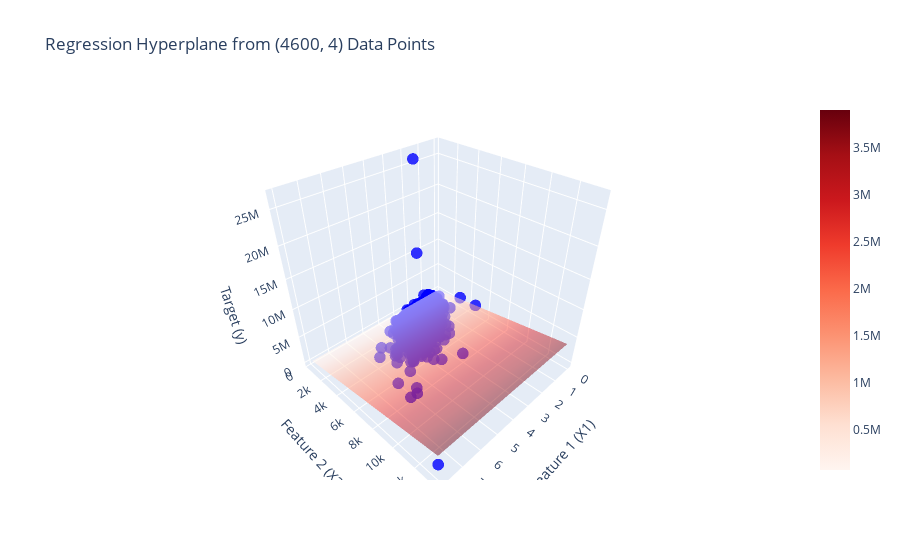

Write notebook code for a chart like this one.
### Code cell
# Now, we need to create a grid of values for X1 and X2 and predict the corresponding Y values
x1_range = np.linspace(X[:, 1].min(), X[:, 1].max(), 10)
x2_range = np.linspace(X[:, 2].min(), X[:, 2].max(), 10)
x1, x2 = np.meshgrid(x1_range, x2_range)

# Use the regression model to calculate y values (i.e., the plane)
y_plane = b_hat[0] + b_hat[1] * x1 + b_hat[2] * x2

# Create the 3D scatter plot for the data points and the regression plane
trace1 = go.Scatter3d(
    x=X[:, 1], y=X[:, 2], z=y, mode='markers', marker=dict(size=4, color='blue', opacity=0.8), name="Data points"
)

trace2 = go.Surface(
    x=x1, y=x2, z=y_plane, colorscale='Reds', opacity=0.5, name="Regression Plane"
)

# Create a layout for the plot
layout = go.Layout(
    scene=dict(
        xaxis_title='Feature 1 (X1)',
        yaxis_title='Feature 2 (X2)',
        zaxis_title='Target (y)'
    ),
    title="Regression Hyperplane from (4600, 4) Data Points"
)

# Plot the figure
fig = go.Figure(data=[trace1, trace2], layout=layout)
fig.show()
